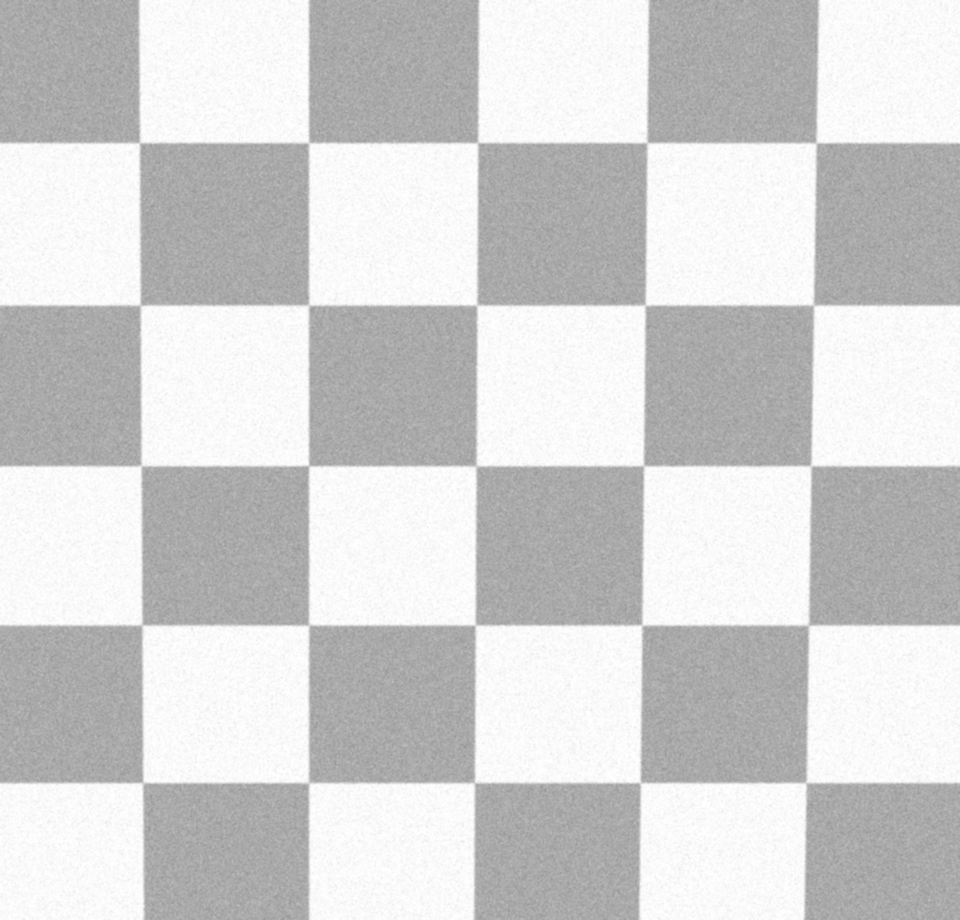
#> input picture test_images/low_contrast_checkerboard.png, 960 x 920 px; its folder holds only this picture in this run
$ python compare.py test_images/low_contrast_checkerboard.png   (older library calls are emulated)
#> lines starting #> are read from the running program, lines starting #| are printed output that depends on the picture
### entropy_corner.py
"""熵增强角点检测 (Entropy-Enhanced Corner Detection).

核心思想:
    R_new(p) = R0(p) * (1 + alpha * H(p))

- R0: 初始角点响应 (梯度积 |Ix*Iy| 或 Harris 响应)
- H : 邻域梯度方向熵, 归一化到 [0,1]
      角点处梯度方向分散 -> 熵大 -> 增强;
      边缘处梯度方向一致 -> 熵小 -> 抑制.
"""

from dataclasses import dataclass

import cv2
import numpy as np


@dataclass
class EntropyCornerParams:
    window: int = 15            # 邻域尺寸 (奇数)
    bins: int = 12              # 梯度方向分箱数
    alpha: float = 3.0          # 上下文增强系数
    r0_mode: str = "harris"     # 初始响应模式: "harris" | "grad"
    nms_size: int = 3           # 非极大值抑制窗口
    min_distance: int = 5       # 角点最小间距 (抑制同角点的重复检测)
    threshold_rel: float = 0.05  # 相对阈值 (响应最大值的比例)
    harris_k: float = 0.04      # 仅 r0_mode="harris" 时使用


def _initial_response(Ix, Iy, params):
    """计算初始角点响应 R0."""
    if params.r0_mode == "grad":
        # 梯度积: 角点处 |Ix|,|Iy| 同时大; 边缘处至少一个接近 0
        # 轻量平滑抑制噪声斑点
        R = cv2.GaussianBlur(np.abs(Ix * Iy), (3, 3), 0)
        return R
    if params.r0_mode == "harris":
        k = params.harris_k
        w = cv2.getGaussianKernel(3, -1)
        w = w @ w.T  # 3x3 高斯窗
        A = cv2.filter2D(Ix * Ix, -1, w)
        B = cv2.filter2D(Iy * Iy, -1, w)
        C = cv2.filter2D(Ix * Iy, -1, w)
        R = A * B - C * C - k * (A + B) ** 2
        return np.maximum(R, 0.0)
    raise ValueError(f"unknown r0_mode: {params.r0_mode}")


def direction_entropy(Ix, Iy, bins=12, window=15):
    """幅值加权的邻域梯度方向熵图, 归一化到 [0, 1].

    角度折叠到 [0, pi): 直线上边缘两侧梯度方向相差 pi,
    折叠后同向 -> 方向直方图集中 -> 熵低.
    """
    mag = np.hypot(Ix, Iy)
    theta = np.arctan2(Iy, Ix) % np.pi
    bin_map = np.clip((theta / (np.pi / bins)).astype(np.int32), 0, bins - 1)

    kernel = np.ones((window, window), np.float64)
    total = cv2.filter2D(mag, -1, kernel, borderType=cv2.BORDER_REFLECT)

    H = np.zeros_like(mag)
    for b in range(bins):
        mask = (bin_map == b).astype(np.float64) * mag
        count = cv2.filter2D(mask, -1, kernel, borderType=cv2.BORDER_REFLECT)
        p = count / np.maximum(total, 1e-12)
        with np.errstate(divide="ignore", invalid="ignore"):
            H -= np.where(p > 0, p * np.log(p), 0.0)
    return np.clip(H / np.log(bins), 0.0, 1.0)


def nms(response, size=3, threshold=0.0, min_distance=5):
    """非极大值抑制 + 最小距离去重, 返回角点坐标 (N, 2) 的 (x, y).

    1. 平顶 (多个像素响应相等) 只保留响应最大且最靠前的像素;
    2. 对保留下来的候选按响应降序贪心选取, 与已选角点距离
       < min_distance 的丢弃 (抑制同一角点周围的噪声局部极大值).
    """
    if size % 2 == 0:
        size += 1
    kernel = np.ones((size, size), np.uint8)
    local_max = cv2.dilate(response, kernel)
    mask = (response >= local_max - 1e-12) & (response >= threshold)
    num, labels = cv2.connectedComponents(mask.astype(np.uint8), connectivity=8)
    cands = []
    for i in range(1, num):
        ys, xs = np.nonzero(labels == i)
        k = int(np.argmax(response[ys, xs]))
        cands.append((xs[k], ys[k], response[ys[k], xs[k]]))
    if not cands:
        return np.empty((0, 2), np.float32)
    cands.sort(key=lambda c: -c[2])
    picks = []
    for x, y, _ in cands:
        if picks and np.min(np.hypot(np.asarray(picks)[:, 0] - x,
                                     np.asarray(picks)[:, 1] - y)) < min_distance:
            continue
        picks.append((x, y))
    return np.asarray(picks, np.float32).reshape(-1, 2)


def refine_corners(gray, corners, win=3):
    """亚像素细化角点坐标 (cv2.cornerSubPix).

    噪声会使响应峰值偏离真角点 1~3px, 细化后收敛到角点交叉中心.
    """
    if len(corners) == 0:
        return corners
    c = corners.astype(np.float32).reshape(-1, 1, 2)
    criteria = (cv2.TERM_CRITERIA_EPS + cv2.TERM_CRITERIA_MAX_ITER, 30, 0.001)
    refined = cv2.cornerSubPix(gray, c, (win, win), (-1, -1), criteria)
    return refined.reshape(-1, 2)


def detect_entropy_corners(gray, params=None):
    """熵增强角点检测主函数.

    Args:
        gray: 单通道灰度图 (uint8).
        params: EntropyCornerParams, None 时用默认参数.

    Returns:
        corners: (N, 2) 角点坐标 (x, y)
        R:       上下文增强后的响应图
        H:       方向熵图 (归一化 [0,1])
        R0:      初始响应图
    """
    if params is None:
        params = EntropyCornerParams()
    gray_u8 = gray.astype(np.uint8)
    gray = gray_u8.astype(np.float64)
    Ix = cv2.Sobel(gray, cv2.CV_64F, 1, 0, ksize=3)
    Iy = cv2.Sobel(gray, cv2.CV_64F, 0, 1, ksize=3)

    R0 = _initial_response(Ix, Iy, params)
    H = direction_entropy(Ix, Iy, params.bins, params.window)
    R = R0 * (1.0 + params.alpha * H)

    thr = params.threshold_rel * float(R.max())
    corners = nms(R, params.nms_size, thr, params.min_distance)
    corners = refine_corners(gray_u8, corners)
    return corners, R, H, R0

### harris_baseline.py
"""Harris 角点检测基线 (OpenCV 内置实现)."""

import cv2
import numpy as np

from entropy_corner import nms, refine_corners


def detect_harris_corners(gray, block_size=3, ksize=3, k=0.04,
                          nms_size=3, threshold_rel=0.05, min_distance=5):
    """Harris 角点检测.

    Args:
        gray: 单通道灰度图 (uint8).

    Returns:
        corners: (N, 2) 角点坐标 (x, y)
        R:       Harris 响应图
    """
    gray32 = np.float32(gray)
    R = cv2.cornerHarris(gray32, block_size, ksize, k)
    R = np.maximum(R, 0.0)
    thr = threshold_rel * float(R.max())
    corners = nms(R, nms_size, thr, min_distance)
    corners = refine_corners(gray, corners)
    return corners, R

### compare.py
"""对比: 熵增强角点检测 vs Harris.

用法:
    python compare.py                 # 默认跑 test_images/ 下所有 png
    python compare.py 图片路径 [...]  # 指定图片 (真实图无真值, 只统计角点数)

输出:
    results/<name>_compare.png  6 面板对比图
    results/metrics.txt         指标汇总
"""

import glob
import os
import sys

import cv2
import matplotlib
matplotlib.use("Agg")
import matplotlib.pyplot as plt
import numpy as np

from entropy_corner import EntropyCornerParams, detect_entropy_corners
from harris_baseline import detect_harris_corners

HERE = os.path.dirname(os.path.abspath(__file__))
TEST_DIR = os.path.join(HERE, "test_images")
RESULT_DIR = os.path.join(HERE, "results")
MATCH_RADIUS = 3.0  # GT 匹配半径 (px)


# [18 lines left out: function match_corners, not called in this run]


def metrics(det, gt):
    if gt is None:
        return {"corners": len(det)}
    tp, fp, fn, loc_err = match_corners(det, gt)
    prec = tp / (tp + fp) if tp + fp else 0.0
    rec = tp / (tp + fn) if tp + fn else 0.0
    f1 = 2 * prec * rec / (prec + rec) if prec + rec else 0.0
    return {"corners": len(det), "tp": tp, "fp": fp, "fn": fn,
            "precision": prec, "recall": rec, "f1": f1, "loc_err": loc_err}


def draw_corners(img, corners, color=(0, 0, 255)):
    out = cv2.cvtColor(img, cv2.COLOR_GRAY2BGR)
    for x, y in corners:
        cv2.circle(out, (int(round(x)), int(round(y))), 4, color, 2)
    return out


def make_figure(img, gt, hc, ec, R_h, R_e, H, name, m_h, m_e):
    fig, axes = plt.subplots(2, 3, figsize=(15, 9))
    titles = ["Original + GT", "Harris response", "Entropy-enhanced response",
              "Direction entropy H", f"Harris corners ({m_h['corners']})",
              f"Entropy corners ({m_e['corners']})"]

    axes[0, 0].imshow(img, cmap="gray")
    if gt is not None:
        gx, gy = gt[:, 0], gt[:, 1]
        axes[0, 0].plot(gx, gy, "g+", ms=8, mew=2, label="GT")
        axes[0, 0].legend(loc="upper right", fontsize=8)

    axes[0, 1].imshow(R_h, cmap="hot")
    axes[0, 2].imshow(R_e, cmap="hot")
    axes[1, 0].imshow(H, cmap="viridis", vmin=0, vmax=1)
    axes[1, 1].imshow(draw_corners(img, hc)[:, :, ::-1])
    axes[1, 2].imshow(draw_corners(img, ec)[:, :, ::-1])

    for ax, t in zip(axes.flat, titles):
        ax.set_title(t, fontsize=11)
        ax.axis("off")
    fig.suptitle(f"{name}  |  GT: {len(gt) if gt is not None else 'N/A'}", fontsize=13)
    fig.tight_layout()
    out = os.path.join(RESULT_DIR, name + "_compare.png")
    fig.savefig(out, dpi=120)
    plt.close(fig)
    return out


def fmt_row(m):
    if "tp" not in m:
        return f"{m['corners']:>7d}"
    return (f"{m['corners']:>7d} {m['tp']:>5d} {m['fp']:>5d} {m['fn']:>5d} "
            f"{m['precision']:>9.3f} {m['recall']:>7.3f} {m['f1']:>6.3f} "
            f"{m['loc_err']:>8.3f}")


def imread_unicode(path):
    data = np.fromfile(path, dtype=np.uint8)  # imread 不支持中文路径
    return cv2.imdecode(data, cv2.IMREAD_GRAYSCALE)


def run_one(path, r0_mode="harris"):
    img = imread_unicode(path)
    if img is None:
        print(f"skip (cannot read): {path}")
        return None
    gt_path = os.path.splitext(path)[0] + "_gt.npy"
    gt = np.load(gt_path) if os.path.exists(gt_path) else None
    name = os.path.splitext(os.path.basename(path))[0]

    params = EntropyCornerParams(r0_mode=r0_mode)
    ec, R_e, H, _ = detect_entropy_corners(img, params)
    hc, R_h = detect_harris_corners(img)

    m_h = metrics(hc, gt)
    m_e = metrics(ec, gt)
    fig_path = make_figure(img, gt, hc, ec, R_h, R_e, H, name, m_h, m_e)
    return name, len(gt) if gt is not None else None, m_h, m_e, fig_path


def main(paths, r0_mode="harris"):
    os.makedirs(RESULT_DIR, exist_ok=True)
    if not paths:
        paths = sorted(glob.glob(os.path.join(TEST_DIR, "*.png")))
    if not paths:
        print("no images found; run make_test_images.py first")
        return

    print(f"entropy r0_mode = {r0_mode}")
    results = [r for p in paths if (r := run_one(p, r0_mode)) is not None]
#> in imread_unicode, returned value is the input picture: shape (920, 960); min 149, max 255, mean 209.8
#> in direction_entropy, `return np.clip(H / np.log(bins), 0.0, 1.0)`:
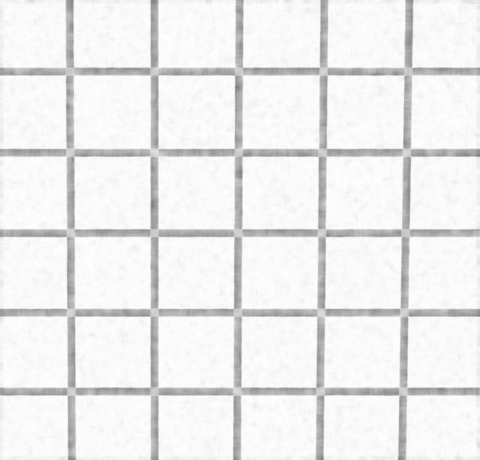
#> returned value: shape (920, 960) float64 (shown at 1/2 size); min 0.476, max 0.999, mean 0.932
#> in detect_entropy_corners, `thr = params.threshold_rel * float(R.max())`: thr = 17314014.1
#> in nms, `num, labels = cv2.connectedComponents(mask.astype(np.uint8), connectiv..`: num = 160
#> the loop in nms, `for i in range(1, num):` made 159 passes
#> (ys, xs) on passes 1 to 3: ([3], [477]), ([32], [816]), ([65], [138])
#> after the loop in nms, `for i in range(1, num):`: cands = 159 items, first 6: (477, 3, 31746959.5), (816, 32, 23001561.9), (138, 65, 21378076.6), (649, 121, 25378992.6), (138, 125, 23043394.3), (138, 128, 19041103)
#> the loop in nms, `for x, y, _ in cands:` made 159 passes
#> (x, y) on passes 1 to 3: (474, 626), (308, 465), (641, 624)
#> after the loop in nms, `for x, y, _ in cands:`: picks = 91 pairs, first value 7 to 955, second value 3 to 901
#> in detect_entropy_corners, `corners = nms(R, params.nms_size, thr, params.min_distance)`: corners has the same summary as picks in nms
#> in refine_corners, `c = corners.astype(np.float32).reshape(-1, 1, 2)`: c = 91 rows, first 8: [474, 626], [308, 465], [641, 624], [476, 784], [138, 144], [645, 464], [648, 141], [143, 624]
#> in refine_corners, `refined = cv2.cornerSubPix(gray, c, (win, win), (-1, -1), criteria)`: refined = 91 rows, first 8: [475.2, 625], [308.7, 465.6], [642, 624.9], [474.5, 782.9], [139.3, 142.7], [643.7, 465.3], [647.3, 142.6], [141.7, 624.7]
#> in detect_entropy_corners, `corners = refine_corners(gray_u8, corners)`: corners = 91 pairs, first value 8.67 to 955, second value 2.61 to 901.6
#> in run_one, `ec, R_e, H, _ = detect_entropy_corners(img, params)`: ec has the same summary as corners in detect_entropy_corners
#> in detect_harris_corners, `R = cv2.cornerHarris(gray32, block_size, ksize, k)`:
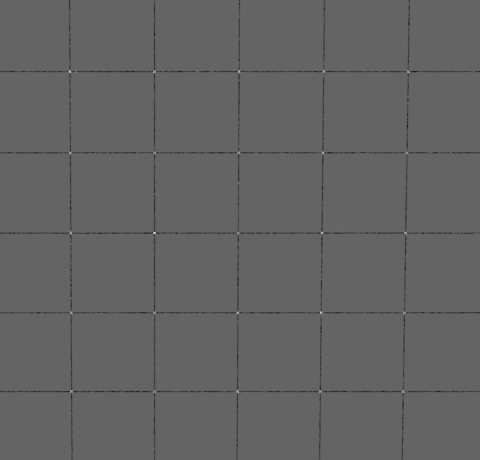
#> R: shape (920, 960) float32 (shown at 1/2 size); min -292683, max 452511, mean -2439.7; drawn with min black and max white
#> in detect_harris_corners, `thr = threshold_rel * float(R.max())`: thr = 22625.6
#> the loop in nms (call 2), `for i in range(1, num):` made 216 passes
#> (ys, xs) on passes 1 to 3: ([3], [477]), ([25], [649]), ([31], [477])
#> the loop in nms (call 2), `for x, y, _ in cands:` made 216 passes
#> (x, y) on passes 1 to 3: (474, 626), (308, 464), (476, 784)
#> in detect_harris_corners, `corners = nms(R, nms_size, thr, min_distance)`: corners = 131 pairs, first value 7 to 955, second value 3 to 905
#> in refine_corners (call 2), `c = corners.astype(np.float32).reshape(-1, 1, 2)`: c = 131 rows, first 8: [474, 626], [308, 464], [476, 784], [641, 624], [138, 144], [645, 464], [648, 141], [809, 464]
#> in refine_corners (call 2), `refined = cv2.cornerSubPix(gray, c, (win, win), (-1, -1), criteria)`: refined = 131 rows, first 8: [475.2, 625], [308.7, 465.6], [474.5, 782.9], [642, 624.9], [139.3, 142.7], [643.7, 465.3], [647.3, 142.6], [810.5, 465.6]
#> in detect_harris_corners, `corners = refine_corners(gray, corners)`: corners = 131 pairs, first value 7.32 to 955, second value 2.61 to 905.1
#> in run_one, `hc, R_h = detect_harris_corners(img)`: hc has the same summary as corners in detect_harris_corners
#> in run_one, `m_h = metrics(hc, gt)`: m_h = {'corners': 131}
#> in run_one, `m_e = metrics(ec, gt)`: m_e = {'corners': 91}
#> in make_figure, `titles = ["Original + GT", "Harris response", "Entropy-enhanced respon..`: titles = ['Original + GT', 'Harris response', 'Entropy-enhanced response', 'Direction entropy H', 'Harris corners (131)', 'Entropy corners (91)']
#> the loop in draw_corners, `for x, y in corners:` made 131 passes
#> after the loop in draw_corners, `for x, y in corners:`:
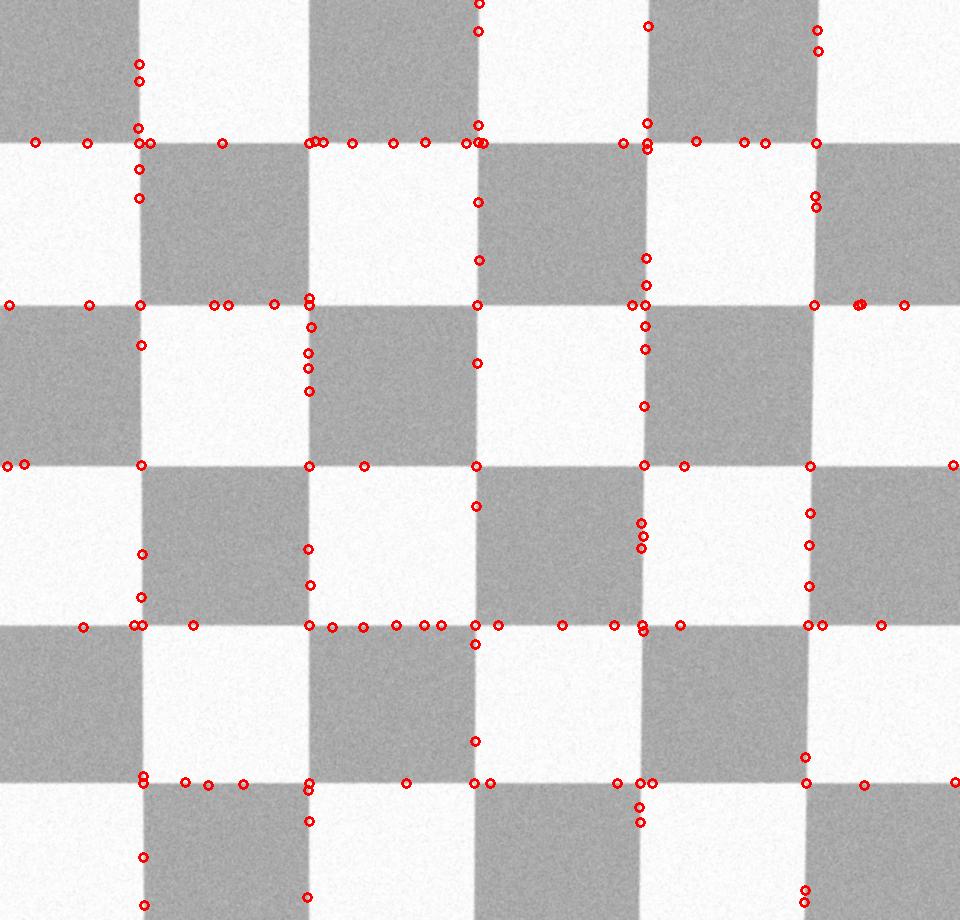
#> out: shape (920, 960, 3); mean B, G, R 207.7, 207.7, 210.2
#> call 2 of draw_corners, with corners = array of shape (91, 2), color = (0, 0, 255)
#> the loop in draw_corners (call 2), `for x, y in corners:` made 91 passes
#> after the loop in draw_corners (call 2), `for x, y in corners:`:
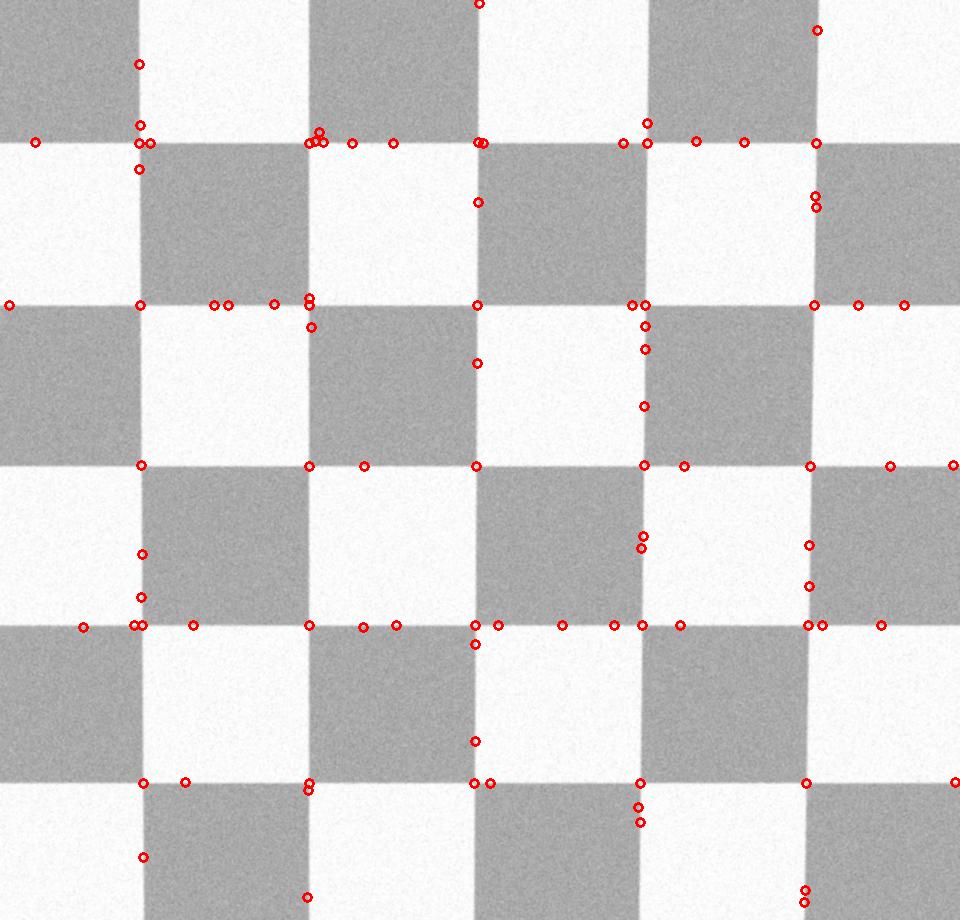
#> out: shape (920, 960, 3); mean B, G, R 208.3, 208.3, 210.1
#> the loop in make_figure, `for ax, t in zip(axes.flat, titles):` made 6 passes
#> t on passes 1 to 6: 'Original + GT', 'Harris response', 'Entropy-enhanced response', 'Direction entropy H', 'Harris corners (131)', 'Entropy corners (91)'
#> in make_figure, `fig.savefig(out, dpi=120)`:
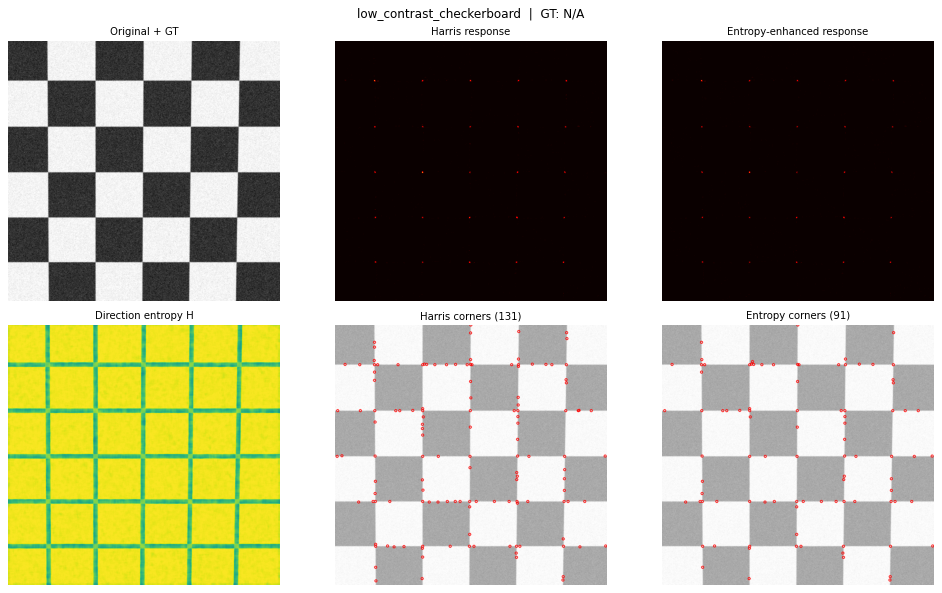
#> figure drawn by matplotlib, 6 panels
#> results = 1 item
    header = (f"{'image':<30} {'GT':>4} {'harris':>7} {'entropy':>7}  figure\n"
              f"{'-' * 78}")
    print(header)
    lines = [header]
    for name, n_gt, m_h, m_e, fig_path in results:
        line = (f"{name:<30} {str(n_gt) if n_gt is not None else 'N/A':>4} "
                f"{fmt_row(m_h):>30} {fmt_row(m_e):>30}  {fig_path}")
        print(line)
        lines.append(line)
#> this loop made 1 pass
#> (name, n_gt, m_h, m_e) on pass 1: ('low_contrast_checkerboard', None, {'corners': 131}, {'corners': 91})
#> (printed output is left out)
#> after the loop, lines = 2 items

    print("\n--- detail (tp/fp/fn/precision/recall/f1/loc_err) ---")
    print(f"{'image':<30} {'method':<8} {'corner':>7} {'tp':>5} {'fp':>5} "
          f"{'fn':>5} {'precision':>9} {'recall':>7} {'f1':>6} {'loc_err':>8}")
    detail = [f"{'image':<30} {'method':<8} {'corner':>7} {'tp':>5} {'fp':>5} "
              f"{'fn':>5} {'precision':>9} {'recall':>7} {'f1':>6} {'loc_err':>8}"]
    for name, n_gt, m_h, m_e, _ in results:
        for label, m in (("harris", m_h), ("entropy", m_e)):
            if "tp" not in m:
                continue
            line = (f"{name:<30} {label:<8} {m['corners']:>7d} {m['tp']:>5d} "
                    f"{m['fp']:>5d} {m['fn']:>5d} {m['precision']:>9.3f} "
                    f"{m['recall']:>7.3f} {m['f1']:>6.3f} {m['loc_err']:>8.3f}")
            print(line)
            detail.append(line)
#> after the loop, detail = 1 item
    with open(os.path.join(RESULT_DIR, "metrics.txt"), "w", encoding="utf-8") as f:
        f.write("\n".join(lines + [""] + detail))


if __name__ == "__main__":
    args = [a for a in sys.argv[1:] if not a.startswith("--")]
    r0 = "harris"
    if "--r0" in sys.argv:
        r0 = sys.argv[sys.argv.index("--r0") + 1]
    main(args, r0_mode=r0)
